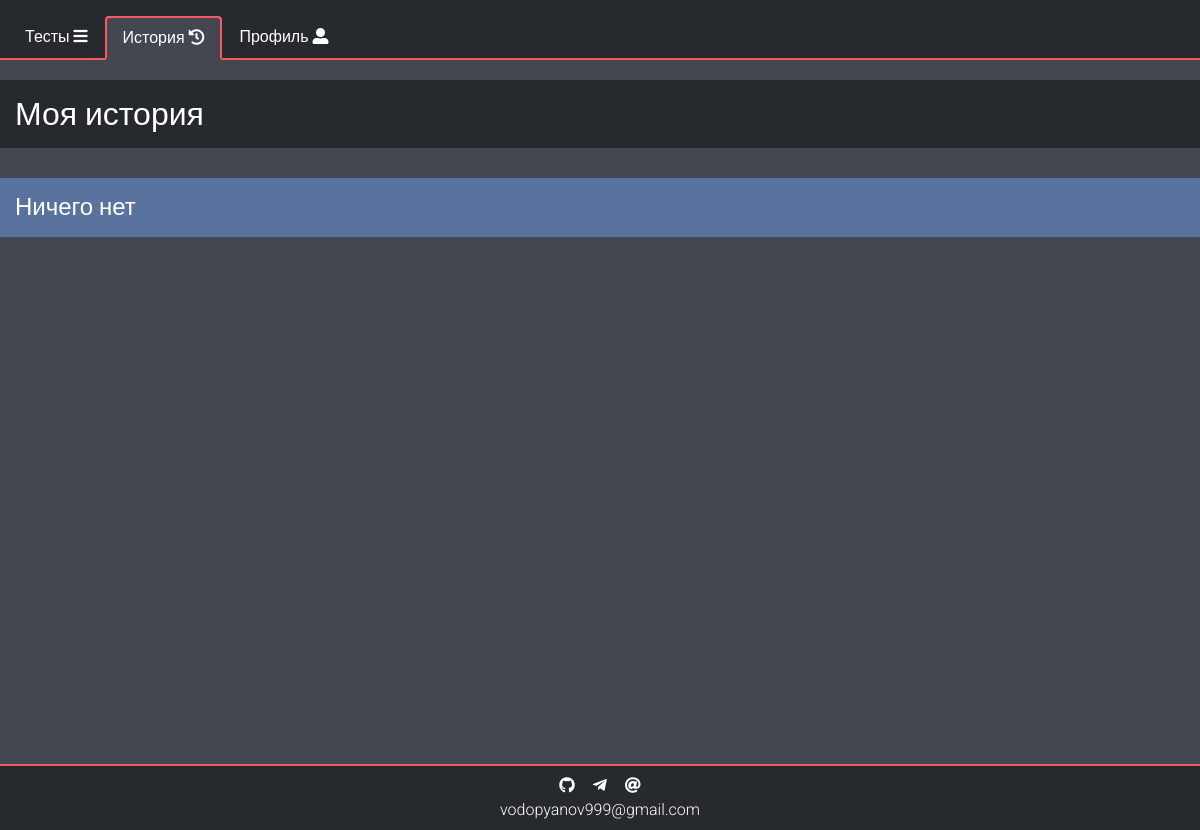
Page /statistics (signed in) on the earlier database version.
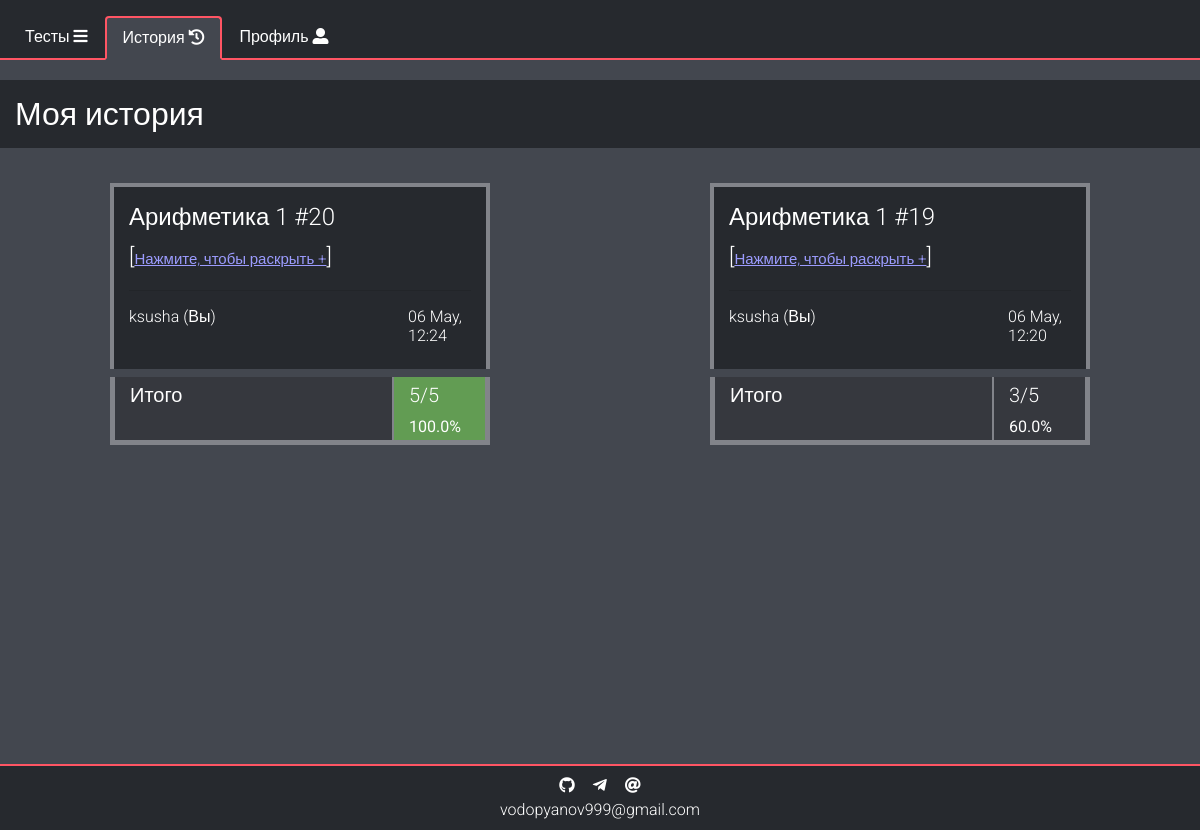
Same page on the later database version.
### data/statistics.py (models this page shows, shortened)
class Result(SqlAlchemyBase):
    __tablename__ = 'result'
    id = sqlalchemy.Column(sqlalchemy.Integer,
                           primary_key=True, autoincrement=True)
    test_id = sqlalchemy.Column(sqlalchemy.Integer, sqlalchemy.ForeignKey('tests.id'))
    user_id = sqlalchemy.Column(sqlalchemy.Integer, sqlalchemy.ForeignKey('users.id'))
    is_finished = sqlalchemy.Column(sqlalchemy.Boolean, default=False)
    is_deleted = sqlalchemy.Column(sqlalchemy.Boolean, default=False)
    end_date = sqlalchemy.Column(sqlalchemy.DateTime, default=datetime.datetime.now())
    test = orm.relation("Test")
    user = orm.relation('User')
    rows = orm.relation("ResultRow", back_populates="result")

### data/tests.py (models this page shows, shortened)
class Test(SqlAlchemyBase):
    __tablename__ = 'tests'
    id = sqlalchemy.Column(sqlalchemy.Integer,
                           primary_key=True, autoincrement=True)
    name = sqlalchemy.Column(sqlalchemy.String, nullable=False)
    description = sqlalchemy.Column(sqlalchemy.String, nullable=True)
    creator_id = sqlalchemy.Column(sqlalchemy.Integer, sqlalchemy.ForeignKey("users.id"))
    creator = orm.relation("User")
    questions = orm.relation("Question", back_populates='test')
    statistics = orm.relation("Result", back_populates='test')
    groups = orm.relation("Group",
                          secondary="groups_to_tests")

### data/users.py (models this page shows, shortened)
class User(SqlAlchemyBase, UserMixin):
    __tablename__ = 'users'
    id = sqlalchemy.Column(sqlalchemy.Integer,
                           primary_key=True, autoincrement=True)
    nickname = sqlalchemy.Column(sqlalchemy.String, unique=True, nullable=False)
    hashed_password = sqlalchemy.Column(sqlalchemy.String, nullable=True)
    creator_id = sqlalchemy.Column(sqlalchemy.Integer, sqlalchemy.ForeignKey("users.id"))
    type_id = sqlalchemy.Column(sqlalchemy.Integer,
                                sqlalchemy.ForeignKey("user_types.id"), default=3)
    secret_code = sqlalchemy.Column(sqlalchemy.String, nullable=False)
    chat_id = sqlalchemy.Column(sqlalchemy.Integer, nullable=True, default=0)
    results = orm.relation("Result", back_populates='user')
    user_type = orm.relation("UserType")
    notifications = orm.relation("Notification", back_populates='user')
    created = orm.relation("User")
    tests = orm.relation("Test", back_populates='creator')
    created_groups = orm.relation("Group", back_populates='creator')
    groups = orm.relation("Group",
                          secondary="groups_to_users")

### main.py (the view)
@app.route("/statistics")
@login_required
def get_statistics():
    try:
        db = db_session.create_session()
        results = db.query(Result).filter(Result.user_id == current_user.id, ~Result.is_deleted).all()
        results.reverse()
        return show_statistics(results, title="Моя история")
    except sa.orm.exc.DetachedInstanceError:
        return redirect("/statistics")

### data/db_session.py (called while the page is built)
def create_session() -> Session:
    global __factory
    return __factory()

### main.py (called while the page is built)
@login_manager.user_loader
def load_user(user_id):
    session = db_session.create_session()
    session.expire_on_commit = False
    return session.query(User).get(user_id)

def show_statistics(results, title, code=0):
    if not results and code == 0:
        code = 1
    results = list(r for r in results if r.is_finished)
    for r in results:
        all_answers = list(a.answer == a.correct for a in r.rows)
        r.n_correct_answers = all_answers.count(True)
        r.n_all_answers = len(all_answers)
        r.finish_date = datetime.datetime.strftime(r.end_date, "%d %b, %H:%M")
    return render_template("statistics.html",
                           title=title,
                           results=results,
                           code=code,
                           statistics='active')

### templates/statistics.html (shortened to what this page needs)
{% extends "base.html" %}
{% block content %}
<div class="row">
    <h2 class="header col-12">{{title}}</h2>
    {% if code == 0 %}
    {% for result in results %}
    <div class="result-item col-12 col-md-6 col-lg-4 mx-auto" result-id="{{result.id}}">
        <div class="item" id="{{result.id}}">
            <div class="row mb-2 py-3 result-header">
                <div class="col-12 text-wrap">
                    <a class="font-light" href="/statistics/{{result.test_id}}">
                        <h4>
                            {{result.test.name}} #{{result.id}}
                        </h4>
                    </a>
                    <a href="#{{result.id}}" class="toggle-info font-light" target-id="{{result.id}}">
                        [<span class="spoiler">Нажмите, чтобы раскрыть +</span>]
                    </a>
                    <hr>
                </div>
                <div class="col-8 col-sm-9 text-wrap">
                    {% if result.user and
                    (current_user == result.user or result.user in current_user.created or current_user.type_id == 1) %}
                    <a class="font-light"
                        href="/user_statistics/{{result.user.id}}">
                        <h6>
                            {% if result.user.nickname %}
                                {{result.user.nickname}} {% if current_user == result.user %}(Вы){% endif %}
                            {% else %}
                                DELETED
                            {% endif %}
                        </h6>
                    </a>
                    {% endif %}
                </div>
                <div class="col-4 col-sm-3 text-wrap">
                    <h6>{{result.finish_date}}</h6>
                </div>
            </div>
            <div class="row mt-0 mt-md-2 result">
                <div class="col-9 result-cell">Итого</div>
                <div class="col-3 result-cell
                    {% if result.n_correct_answers == result.n_all_answers%} correct {% endif %}
                ">
                    {{result.n_correct_answers}}/{{result.n_all_answers}}
                    <small>{{(result.n_correct_answers / result.n_all_answers * 100)|round}}%</small>
                </div>
            </div>
        </div>
    </div>
    {% endfor %}
    {% elif code == 1 %}
    <h4 class="header col-12 header-alert">
        Ничего нет
    </h4>
    {% elif code == 2 %}
    {% include "go_away.html" %}
    {% elif code == 3 %}
    <h4 class="header col-12 header-alert">Такого пользователя нет</h4>
    {% endif %}
</div>
{% endblock %}

Differences in the rows shown:
added Result: test.name "Арифметика 1", id "20", user.nickname "ksusha", finish_date "06 May, 12:24", n_correct_answers "5", n_all_answers "5", n_correct_answers "100.0"
added Result: test.name "Арифметика 1", id "19", user.nickname "ksusha", finish_date "06 May, 12:20", n_correct_answers "3", n_all_answers "5", n_correct_answers "60.0"
Other differences:
text no longer shown: "Ничего нет"
